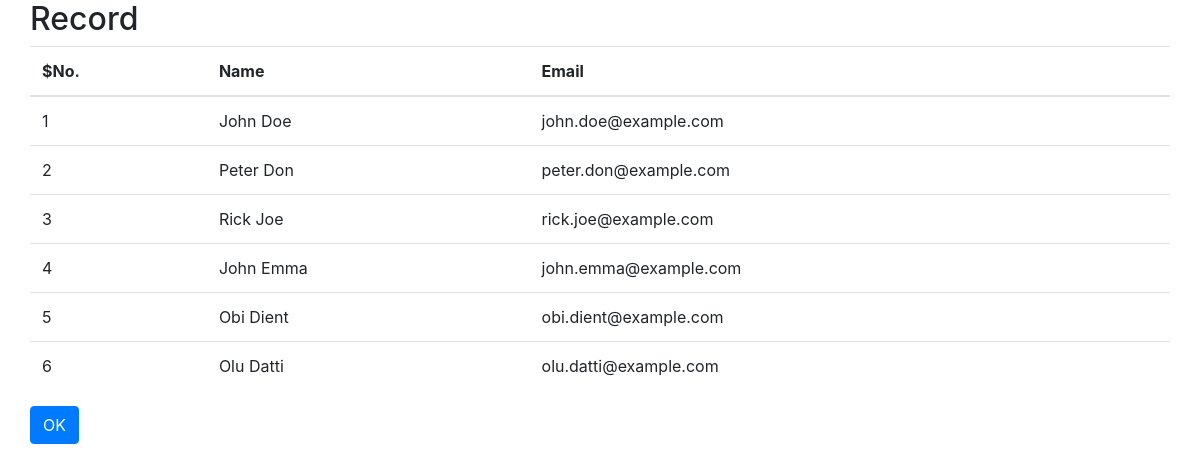
The page / on the database its author committed.
### tables this page shows
CREATE TABLE `users` (
  `id` int NOT NULL,
  `name` varchar(255) NOT NULL,
  `email` varchar(255) NOT NULL
);

### index.php (the view, shortened to what this page needs)
<!DOCTYPE html>
<html lang="en">
<head>
	<link rel="stylesheet" href=
"https://maxcdn.bootstrapcdn.com/bootstrap/4.3.1/css/bootstrap.min.css">
</head>
<body>
	<div class="container">
		<div class="row">
			<h2>Record</h2>
			<table class="table table-hover">
				<thead>
					<tr>
						<th>$No.</th>
						<th>Name</th>
						<th>Email</th>
					</tr>
				</thead>
				<tbody>
					<?php
						include_once('mysql.php');
						$stmt = $conn->prepare(
								"SELECT * FROM users");
						$stmt->execute();
						$users = $stmt->fetchAll();
						foreach($users as $user)
						{
					?>
					<tr>
						<td>
							<?php echo $user['id']; ?>
						</td>
						<td>
							<?php echo $user['name']; ?>
						</td>
						<td>
							<?php echo $user['email']; ?>
						</td>
					</tr>
					<?php $conn = null;
					}
					?>
				</tbody>
			</table>
			<input class="btn btn-primary"
					type="submit" value="OK">
		</div>
	</div>
</body>
</html>

### rows shown on the page
users: id "1", name "John Doe", email "john.doe@example.com"
users: id "2", name "Peter Don", email "peter.don@example.com"
users: id "3", name "Rick Joe", email "rick.joe@example.com"
users: id "4", name "John Emma", email "john.emma@example.com"
users: id "5", name "Obi Dient", email "obi.dient@example.com"
users: id "6", name "Olu Datti", email "olu.datti@example.com"
